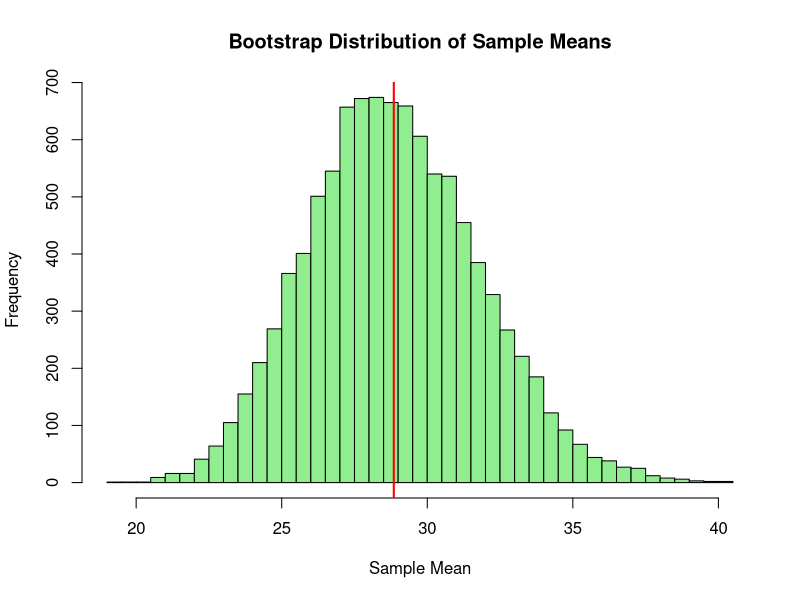

Recreate this plot in R.
# Yertle's Turtle Tower - Bootstrap Resampling

# Observed turtle tower heights
turtle_heights <- c(48, 24, 32, 61, 51, 12, 32, 18, 19, 24,
21, 41, 29, 21, 25, 23, 42, 18, 23, 13)
# Original sample statistics
original_mean <- mean(turtle_heights)
original_se <- sd(turtle_heights) / sqrt(length(turtle_heights))
print(paste("Original mean:", round(original_mean, 1)))
print(paste("Original SE:", round(original_se, 1)))

# Bootstrap resampling
n_bootstrap <- 10000
bootstrap_means <- numeric(n_bootstrap)

for (i in 1:n_bootstrap) {
  # Sample with replacement
  bootstrap_sample <- sample(turtle_heights, length(turtle_heights), replace = TRUE)
  bootstrap_means[i] <- mean(bootstrap_sample)
}

# Bootstrap statistics
bootstrap_mean <- mean(bootstrap_means)
bootstrap_se <- sd(bootstrap_means)

print(paste("Bootstrap mean:", round(bootstrap_mean, 1)))
print(paste("Bootstrap SE:", round(bootstrap_se, 1)))

# Create histogram
hist(bootstrap_means, breaks = 50, main ="Bootstrap Distribution of Sample Means",
     xlab ="Sample Mean", col ="lightgreen")
abline(v = original_mean, col ="red", lwd = 2)
